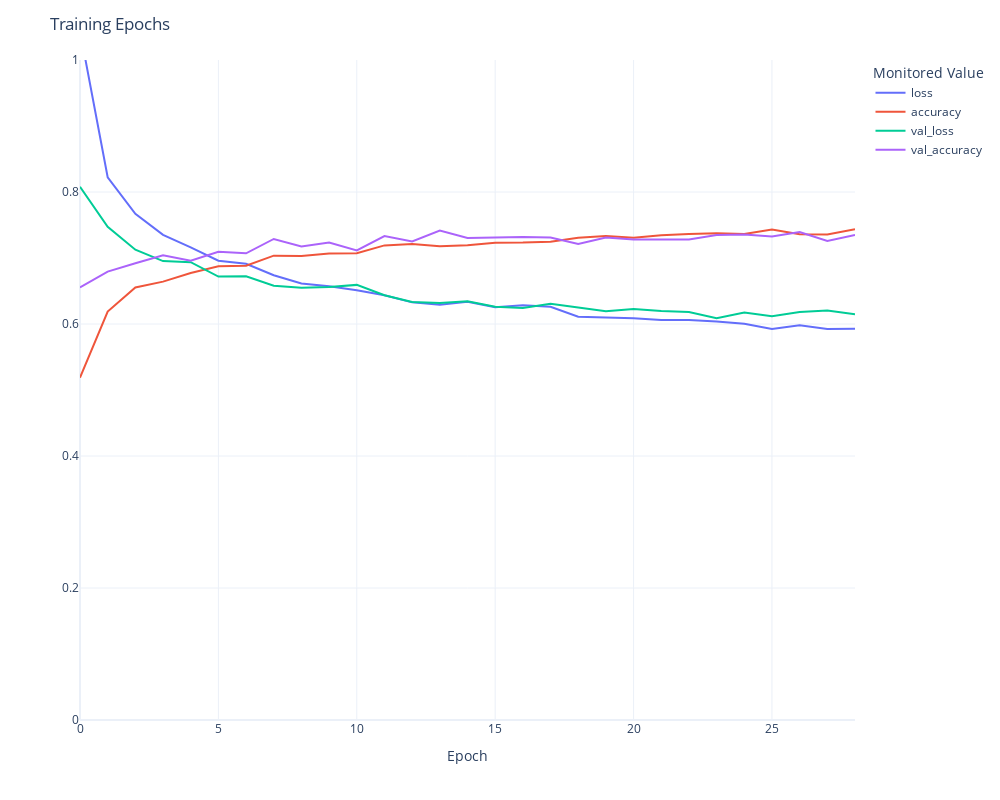

The cell this chart's notebook holds for it:
### Code cell
# Plot training history.

fig = px.line(history.history, height = 800, width = 1000)
fig.update_layout(
    template = "plotly_white", 
    yaxis_title='',
    xaxis_title='Epoch',
    yaxis_range=(0, 1),
    title = "Training Epochs",
    legend_title = "Monitored Value"
)

### Figure 1 — Plotly figure (JSON) as saved in the notebook; plotly's stock layout.template omitted (floating-point values rounded to 4 significant figures)
{"data": [{"hovertemplate": "variable=loss<br>index=%{x}<br>value=%{y}<extra></extra>", "legendgroup": "loss", "line": {"color": "#636efa", "dash": "solid"}, "marker": {"symbol": "circle"}, "mode": "lines", "name": "loss", "orientation": "v", "showlegend": true, "type": "scatter", "x": [0, 1, 2, 3, 4, 5, 6, 7, 8, 9, 10, 11, 12, 13, 14, 15, 16, 17, 18, 19, 20, 21, 22, 23, 24, 25, 26, 27, 28], "xaxis": "x", "y": [1.044, 0.8224, 0.767, 0.7351, 0.7161, 0.6959, 0.6913, 0.6739, 0.6615, 0.6574, 0.6511, 0.6434, 0.6328, 0.6292, 0.6338, 0.6253, 0.6285, 0.6262, 0.6109, 0.6099, 0.6087, 0.6061, 0.6059, 0.6038, 0.6005, 0.5926, 0.598, 0.5926, 0.5926], "yaxis": "y"}, {"hovertemplate": "variable=accuracy<br>index=%{x}<br>value=%{y}<extra></extra>", "legendgroup": "accuracy", "line": {"color": "#EF553B", "dash": "solid"}, "marker": {"symbol": "circle"}, "mode": "lines", "name": "accuracy", "orientation": "v", "showlegend": true, "type": "scatter", "x": [0, 1, 2, 3, 4, 5, 6, 7, 8, 9, 10, 11, 12, 13, 14, 15, 16, 17, 18, 19, 20, 21, 22, 23, 24, 25, 26, 27, 28], "xaxis": "x", "y": [0.5187, 0.6189, 0.6554, 0.6642, 0.6772, 0.6876, 0.6882, 0.7036, 0.703, 0.7067, 0.7073, 0.7191, 0.7211, 0.718, 0.7193, 0.7232, 0.7234, 0.7247, 0.7307, 0.7332, 0.7307, 0.7343, 0.7363, 0.7374, 0.7363, 0.7433, 0.7362, 0.7357, 0.7435], "yaxis": "y"}, {"hovertemplate": "variable=val_loss<br>index=%{x}<br>value=%{y}<extra></extra>", "legendgroup": "val_loss", "line": {"color": "#00cc96", "dash": "solid"}, "marker": {"symbol": "circle"}, "mode": "lines", "name": "val_loss", "orientation": "v", "showlegend": true, "type": "scatter", "x": [0, 1, 2, 3, 4, 5, 6, 7, 8, 9, 10, 11, 12, 13, 14, 15, 16, 17, 18, 19, 20, 21, 22, 23, 24, 25, 26, 27, 28], "xaxis": "x", "y": [0.8078, 0.7473, 0.7125, 0.6953, 0.6937, 0.6719, 0.6724, 0.658, 0.6548, 0.656, 0.6593, 0.6435, 0.6334, 0.6317, 0.6344, 0.6261, 0.6242, 0.6305, 0.6249, 0.6194, 0.6229, 0.6197, 0.6183, 0.6088, 0.6174, 0.6119, 0.6181, 0.6204, 0.6146], "yaxis": "y"}, {"hovertemplate": "variable=val_accuracy<br>index=%{x}<br>value=%{y}<extra></extra>", "legendgroup": "val_accuracy", "line": {"color": "#ab63fa", "dash": "solid"}, "marker": {"symbol": "circle"}, "mode": "lines", "name": "val_accuracy", "orientation": "v", "showlegend": true, "type": "scatter", "x": [0, 1, 2, 3, 4, 5, 6, 7, 8, 9, 10, 11, 12, 13, 14, 15, 16, 17, 18, 19, 20, 21, 22, 23, 24, 25, 26, 27, 28], "xaxis": "x", "y": [0.6554, 0.6794, 0.6921, 0.7041, 0.6959, 0.7094, 0.7071, 0.7288, 0.7176, 0.7236, 0.7116, 0.7333, 0.7251, 0.7416, 0.7303, 0.7311, 0.7318, 0.7311, 0.7213, 0.7311, 0.7281, 0.7281, 0.7281, 0.7348, 0.7356, 0.7326, 0.7393, 0.7258, 0.7348], "yaxis": "y"}], "layout": {"height": 800, "legend": {"title": {"text": "Monitored Value"}, "tracegroupgap": 0}, "margin": {"t": 60}, "title": {"text": "Training Epochs"}, "width": 1000, "xaxis": {"anchor": "y", "domain": [0, 1], "title": {"text": "Epoch"}}, "yaxis": {"anchor": "x", "domain": [0, 1], "range": [0, 1], "title": {"text": ""}}}}
